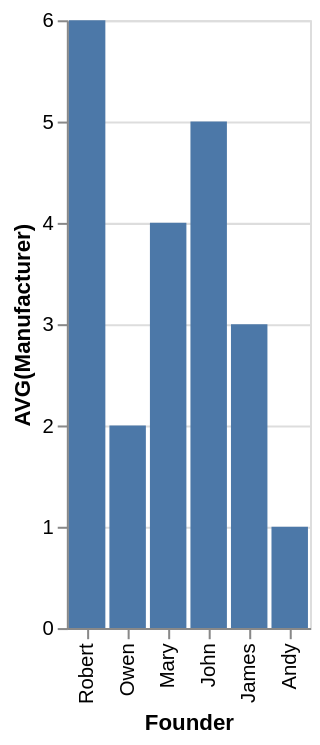

Express this chart as Vega-Lite.
### Vega-Lite specification from a JSON file in a GitHub repository (floating-point values rounded to 4 significant figures)
{"data": {"values": [{"x_data": "Robert", "y_data": 6}, {"x_data": "Owen", "y_data": 2}, {"x_data": "Mary", "y_data": 4}, {"x_data": "John", "y_data": 5}, {"x_data": "James", "y_data": 3}, {"x_data": "Andy", "y_data": 1}]}, "mark": "bar", "encoding": {"x": {"field": "x_data", "type": "nominal", "title": "Founder", "sort": "descending"}, "y": {"field": "y_data", "type": "quantitative", "title": "AVG(Manufacturer)"}}}
